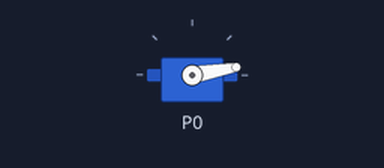
Bench run of a program on a simulated BBC micro:bit (MakeCode). Parts: servo.

Above: at 0.05 s.
At 0.45 s:
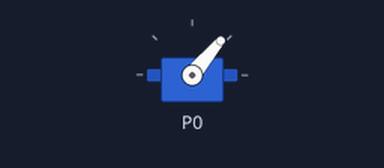
At 0.85 s:
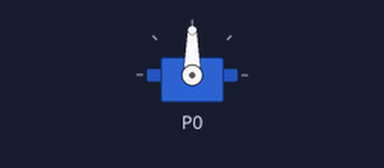
At 1.7 s:
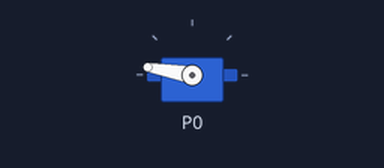
Timing chart, 0 to 4.0 s (numbered marks = the images above):
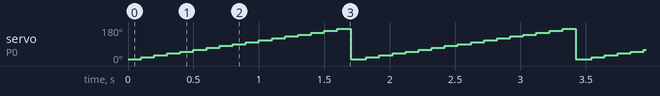

Measured:
- by itself, servo on P0: repeats every 1.7 s: 30° 0.10 s, 40° 0.10 s, 50° 0.10 s, 60° 0.10 s, 70° 0.10 s, 80° 0.10 s, 90° 0.10 s, 100° 0.10 s, 110° 0.10 s, 120° 0.10 s, 130° 0.10 s, 140° 0.10 s, 150° 0.10 s, 160° 0.10 s, 170° 0.10 s, 10° 0.12 s, 20° 0.10 s

The program:

main.ts
```typescript
let angle = 0
servos.P0.setRange(10, 170)
basic.forever(function () {
    for (let index = 0; index <= 16; index++) {
        angle = index * 10 + 10
        servos.P0.setAngle(angle)
        basic.pause(100)
    }
    for (let index2 = 0; index2 <= 16; index2++) {
        angle = index2 * -5 - 170
        servos.P0.setAngle(angle)
    }
})
```

test.ts
```typescript
// les tests vont ici ; cela ne sera pas compilé si ce paquet est utilisé en tant qu'extension.
```
